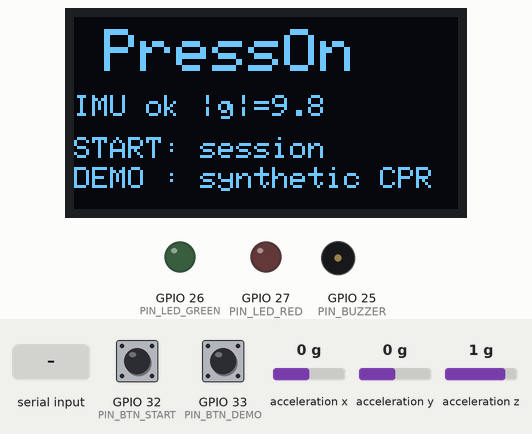
A sketch run on a simulated ESP32. Shown: 128×64 one-colour display, output pins drawn as LEDs (lit = HIGH), buzzer (waves = sounding). Wiring (from diagram.json): MPU-6050 motion sensor at I2C address 0x68. The test bench sets the inputs (shaded band); at power-on: GPIO 33 (PIN_BTN_DEMO) HIGH, GPIO 32 (PIN_BTN_START) HIGH, acceleration x 0 g, acceleration y 0 g, acceleration z 1 g. What the sketch prints to the serial monitor is not drawn.

Above: at 1.2 s.
1.3 s: GPIO 33 (PIN_BTN_DEMO) pulled LOW for 0.15 s
At 1.72 s:
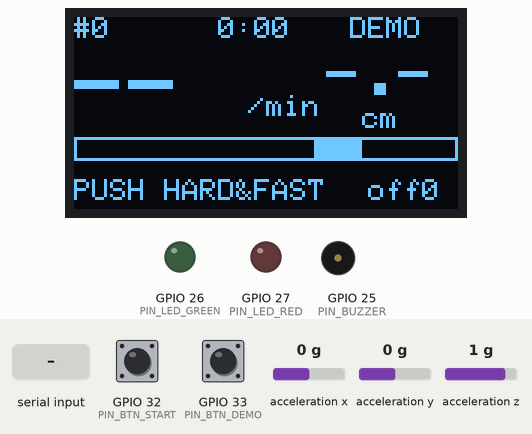
2.0 s: GPIO 32 (PIN_BTN_START) pulled LOW for 0.15 s
At 3.2 s:
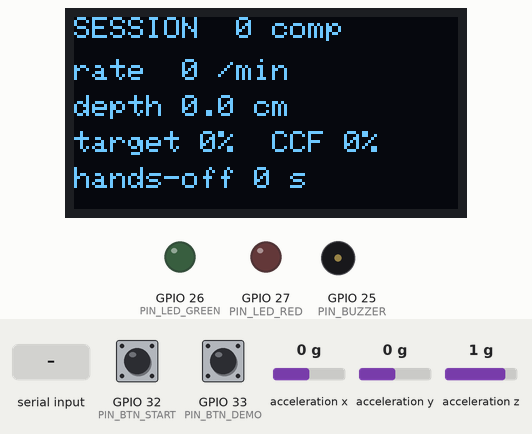
3.6 s: "d" received over Serial
At 5.1 s:
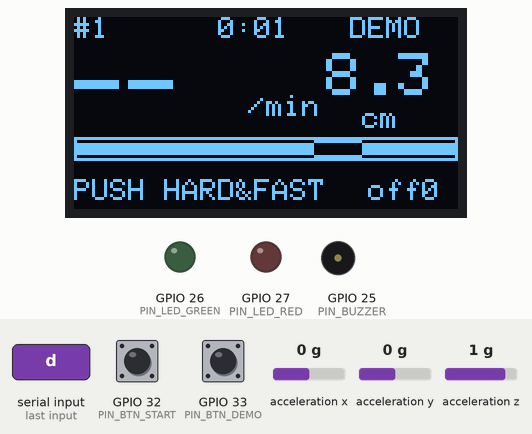
5.6 s: GPIO 32 (PIN_BTN_START) pulled LOW for 1 s
At 6.9 s:
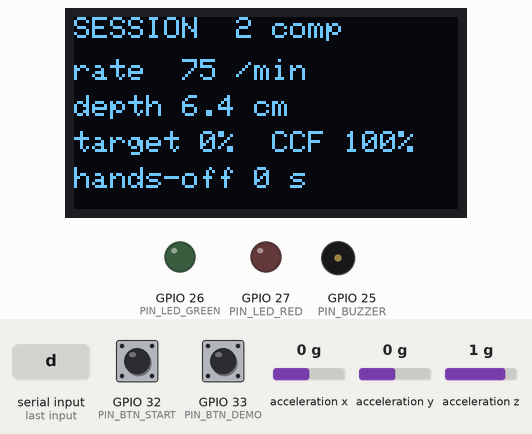
8.1 s: GPIO 33 (PIN_BTN_DEMO) pulled LOW for 1 s
At 11.8 s:
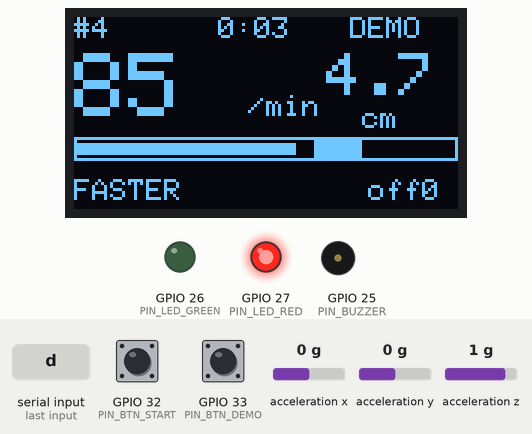
12.6 s: GPIO 32 (PIN_BTN_START) driven LOW and GPIO 33 (PIN_BTN_DEMO) driven LOW
At 17.5 s:
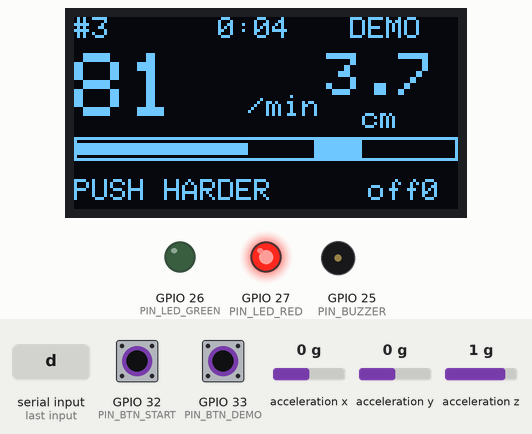
Timing chart, 0 to 29.9 s (numbered marks = the images above; inputs shaded):
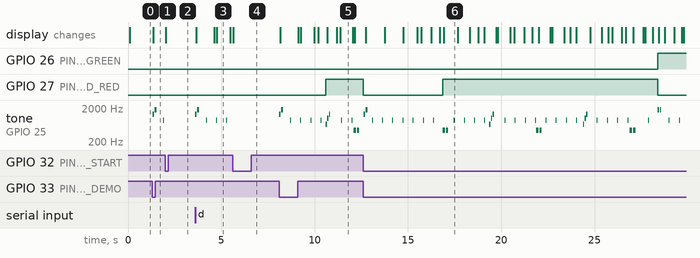

The sketch:

presson-trainer.ino
```cpp
/*
 * PressOn trainer — ESP32 + MPU6050 + OLED + buzzer + 2 LEDs + 2 buttons.
 * The same compression estimator as the phone app (estimator.h), running as a
 * cheap clip-on feedback puck for CPR drills / AED cabinets.
 *
 * Runs unmodified in the Wokwi simulator (diagram.json next to this file):
 *   START button (green) : start / stop a session
 *   DEMO button  (blue)  : feed synthetic compressions (no need to shake the IMU)
 *   Serial 115200        : boot self-test, then one JSON line per compression
 *
 * Wiring (ESP32 DevKit C V4): SDA=21 SCL=22 (MPU6050 0x68 + SSD1306 0x3C),
 *   buzzer=25, green LED=26, red LED=27, START=32, DEMO=33 (buttons to GND).
 */
#include <Wire.h>
#include <Adafruit_GFX.h>
#include <Adafruit_SSD1306.h>
#include "estimator.h"
#include "trainer_types.h"

#define PIN_SDA 21
#define PIN_SCL 22
#define PIN_BUZZER 25
#define PIN_LED_GREEN 26
#define PIN_LED_RED 27
#define PIN_BTN_START 32
#define PIN_BTN_DEMO 33
#define MPU_ADDR 0x68
#define SAMPLE_HZ 100
#define G 9.80665f

Adafruit_SSD1306 display(128, 64, &Wire, -1, 400000UL, 400000UL);
PressOnEstimator est;

/* ---------------- coach (port of app/coach.js, same thresholds) ------------- */
enum Cue { CUE_NONE, CUE_HARDER, CUE_SOFTER, CUE_FASTER, CUE_SLOWER, CUE_GOOD, CUE_KEEP, CUE_RESUME, CUE_HANDSOFF, CUE_SWITCH };
enum State { ST_NONE, ST_HARDER, ST_SOFTER, ST_FASTER, ST_SLOWER, ST_GOOD, ST_PAUSED };
const char *STATE_TXT[] = { "PUSH HARD&FAST", "PUSH HARDER", "A LITTLE LESS", "FASTER", "SLOWER", "GOOD", "RESUME!" };
const char *CUE_NAMES[] = { "", "harder", "softer", "faster", "slower", "good", "keep", "resume", "handsoff", "switch" };

struct Coach {
  State state = ST_NONE;
  float lastCueT = -1e9f, lastByCue[10], lastKeepT = -1e9f, lastPauseCueT = -1e9f, startT = -1, lastSwitchT = -1;
  void reset() { state = ST_NONE; lastCueT = lastKeepT = lastPauseCueT = -1e9f; startT = lastSwitchT = -1; for (int i = 0; i < 10; i++) lastByCue[i] = -1e9f; }
  Cue emit(Cue c, float now, State s) { lastCueT = now; lastByCue[c] = now; state = s; return c; }
  static Cue cueFor(State s) { switch (s) { case ST_HARDER: return CUE_HARDER; case ST_SOFTER: return CUE_SOFTER; case ST_FASTER: return CUE_FASTER; case ST_SLOWER: return CUE_SLOWER; default: return CUE_NONE; } }
  // problems in priority order, with hysteresis against the current state
  int problems(float rate, float depth, State *out) {
    int n = 0;
    if (depth < (state == ST_HARDER ? 0.05f : 0.045f)) out[n++] = ST_HARDER;
    else if (depth > (state == ST_SOFTER ? 0.06f : 0.065f)) out[n++] = ST_SOFTER;
    if (rate < (state == ST_FASTER ? 100.f : 98.f)) out[n++] = ST_FASTER;
    else if (rate > (state == ST_SLOWER ? 120.f : 122.f)) out[n++] = ST_SLOWER;
    return n;
  }
  Cue update(int count, float rate, float depth, bool paused, float sinceLast, float now) {
    if (startT < 0) { startT = now; lastSwitchT = now; }
    bool gapOk = now - lastCueT >= 1.5f;
    State prev = state;
    if (count < 3) { state = ST_NONE; return CUE_NONE; }
    if (paused) {
      if (prev != ST_PAUSED) { lastPauseCueT = -1e9f; state = ST_PAUSED; }
      if (sinceLast >= 2.0f && now - lastPauseCueT >= 5.0f && gapOk) { lastPauseCueT = now; return emit(sinceLast >= 10 ? CUE_HANDSOFF : CUE_RESUME, now, ST_PAUSED); }
      return CUE_NONE;
    }
    if (now - lastSwitchT >= 120.f && gapOk) { lastSwitchT = now; return emit(CUE_SWITCH, now, prev == ST_PAUSED ? ST_GOOD : prev); }
    State pr[2]; int n = problems(rate, depth, pr);
    State next = n ? pr[0] : ST_GOOD;
    if (next == ST_GOOD) {
      if (prev != ST_GOOD) { if (!gapOk) return CUE_NONE; lastKeepT = now; return emit(CUE_GOOD, now, ST_GOOD); }
      if (now - lastKeepT >= 30.f && gapOk) { lastKeepT = now; return emit(CUE_KEEP, now, ST_GOOD); }
      return CUE_NONE;
    }
    if (prev != next) { if (!gapOk) return CUE_NONE; return emit(cueFor(next), now, next); }
    if (now - lastCueT < 2.5f) return CUE_NONE;
    State best = ST_NONE; float bestT = 1e30f;
    for (int i = 0; i < n; i++) { float t = lastByCue[cueFor(pr[i])]; if (t < bestT) { bestT = t; best = pr[i]; } }
    if (best != ST_NONE && now - bestT >= 4.0f) return emit(cueFor(best), now, next);
    return CUE_NONE;
  }
} coach;

/* ---------------- session state ---------------------------------------------- */
bool running = false, demo = false, summaryShown = false;
unsigned long t0us = 0, lastSampleUs = 0, lastDrawMs = 0, lastMetroMs = 0, lastBeepMs = 0;
float sumDepth = 0; int nDepth = 0, inTarget = 0; float sumIv = 0; int nIv = 0; float lastCompT = -1;
float sessionEnd = 0;
int demoScriptIdx = 0;
float demoPhase = 0, demoSegStart = 0;
bool imuOk = false;
float imuG = 0;

/* ---------------- MPU6050 (raw I2C, no library) ------------------------------ */
bool mpuInit() {
  Wire.beginTransmission(MPU_ADDR); Wire.write(0x6B); Wire.write(0x00);          // wake up
  if (Wire.endTransmission() != 0) return false;
  Wire.beginTransmission(MPU_ADDR); Wire.write(0x1C); Wire.write(0x08); Wire.endTransmission();   // accel +-4 g -> 8192 LSB/g
  Wire.beginTransmission(MPU_ADDR); Wire.write(0x1A); Wire.write(0x03); Wire.endTransmission();   // DLPF 44 Hz
  return true;
}
bool mpuRead(float &gx, float &gy, float &gz) {
  Wire.beginTransmission(MPU_ADDR); Wire.write(0x3B);
  if (Wire.endTransmission(false) != 0) return false;
  if (Wire.requestFrom((uint8_t)MPU_ADDR, (uint8_t)6) != 6) return false;
  uint8_t b[6];
  for (int i = 0; i < 6; i++) b[i] = (uint8_t)Wire.read();                     // read in order (big-endian XH XL YH YL ZH ZL)
  int16_t rx = (int16_t)((b[0] << 8) | b[1]);
  int16_t ry = (int16_t)((b[2] << 8) | b[3]);
  int16_t rz = (int16_t)((b[4] << 8) | b[5]);
  const float lsbPerG = 8192.0f;
  gx = rx / lsbPerG * G; gy = ry / lsbPerG * G; gz = rz / lsbPerG * G;
  return true;
}

/* ---------------- sounds (non-blocking sequencer) & lights ------------------- */
Note seq[6]; int seqN = 0, seqI = 0; unsigned long seqNextMs = 0;
void playSeq(const Note *n, int count) { if (count > 6) count = 6; for (int i = 0; i < count; i++) seq[i] = n[i]; seqN = count; seqI = 0; seqNextMs = millis(); }
void seqService() {
  if (seqI >= seqN) return;
  unsigned long ms = millis();
  if ((long)(ms - seqNextMs) < 0) return;
  if (seq[seqI].f) { tone(PIN_BUZZER, seq[seqI].f, seq[seqI].ms); lastBeepMs = ms; }   // tone() is non-blocking on ESP32
  seqNextMs = ms + seq[seqI].ms + 20;
  seqI++;
}
void cueSound(Cue c) {
  static const Note HARDER[] = { { 440, 120 }, { 0, 10 }, { 440, 120 } };           // low double
  static const Note SOFTER[] = { { 660, 200 } };
  static const Note FASTER[] = { { 660, 70 }, { 990, 70 }, { 1320, 70 } };          // rising
  static const Note SLOWER[] = { { 1320, 70 }, { 990, 70 }, { 660, 70 } };          // falling
  static const Note GOOD[]   = { { 1760, 60 }, { 0, 10 }, { 1760, 60 } };           // high double
  static const Note RESUME[] = { { 330, 300 } };
  static const Note SWITCH[] = { { 880, 80 }, { 880, 80 }, { 880, 80 } };
  switch (c) {
    case CUE_HARDER: playSeq(HARDER, 3); break;
    case CUE_SOFTER: playSeq(SOFTER, 1); break;
    case CUE_FASTER: playSeq(FASTER, 3); break;
    case CUE_SLOWER: playSeq(SLOWER, 3); break;
    case CUE_GOOD: case CUE_KEEP: playSeq(GOOD, 3); break;
    case CUE_RESUME: case CUE_HANDSOFF: playSeq(RESUME, 1); break;
    case CUE_SWITCH: playSeq(SWITCH, 3); break;
    default: break;
  }
}
void leds(State s, bool blink) {
  bool good = s == ST_GOOD;
  bool bad = s == ST_HARDER || s == ST_FASTER || s == ST_SLOWER || s == ST_SOFTER;
  digitalWrite(PIN_LED_GREEN, good ? HIGH : LOW);
  digitalWrite(PIN_LED_RED, bad ? HIGH : (s == ST_PAUSED ? (blink ? HIGH : LOW) : LOW));
}

/* ---------------- display ---------------------------------------------------- */
void drawIdle() {
  display.clearDisplay();
  display.setTextColor(SSD1306_WHITE);
  display.setTextSize(2); display.setCursor(10, 4); display.print("PressOn");
  display.setTextSize(1);
  display.setCursor(0, 26); display.print(imuOk ? "IMU ok |g|=" : "IMU? |g|="); display.print(imuG, 1);
  display.setCursor(0, 40); display.print("START: session");
  display.setCursor(0, 50); display.print("DEMO : synthetic CPR");
  display.display();
}
void drawLive(float now) {
  bool paused = est.paused(now);
  float rate = est.rate(), depthCm = est.depth() * 100.0f;
  display.clearDisplay();
  display.setTextColor(SSD1306_WHITE);
  display.setTextSize(1);
  display.setCursor(0, 0); display.print("#"); display.print(est.count);
  display.setCursor(48, 0); int s = (int)now; display.print(s / 60); display.print(":"); if (s % 60 < 10) display.print("0"); display.print(s % 60);
  display.setCursor(92, 0); display.print(demo ? "DEMO" : "LIVE");
  // rate big
  display.setTextSize(3); display.setCursor(0, 12);
  if (est.rateValid() && !paused) display.print((int)(rate + 0.5f)); else display.print("--");
  display.setTextSize(1); display.setCursor(58, 26); display.print("/min");
  // depth
  display.setTextSize(2); display.setCursor(84, 12);
  if (est.count) { if (depthCm >= 10) display.print((int)(depthCm + 0.5f)); else display.print(depthCm, 1); } else display.print("-.-");
  display.setTextSize(1); display.setCursor(96, 30); display.print("cm");
  // depth bar 0..8 cm, then the 5..6 cm band inverted on top so the bar stays visible inside it
  display.drawRect(0, 40, 128, 8, SSD1306_WHITE);
  int w = (int)(depthCm / 8.0f * 126.0f); if (w < 0) w = 0; if (w > 126) w = 126;
  display.fillRect(1, 42, w, 4, SSD1306_WHITE);
  display.fillRect(80, 41, 16, 6, SSD1306_INVERSE);
  // status
  display.setTextSize(1); display.setCursor(0, 54); display.print(STATE_TXT[coach.state]);
  display.setCursor(98, 54); display.print("off"); display.print((int)est.handsOff(now));
  display.display();
}
void drawSummary() {
  display.clearDisplay();
  display.setTextColor(SSD1306_WHITE);
  display.setTextSize(1);
  display.setCursor(0, 0); display.print("SESSION  "); display.print(est.count); display.print(" comp");
  display.setCursor(0, 14); display.print("rate  "); display.print(nIv ? (int)(60.0f * nIv / sumIv + 0.5f) : 0); display.print(" /min");
  display.setCursor(0, 26); display.print("depth "); display.print(nDepth ? sumDepth / nDepth * 100 : 0, 1); display.print(" cm");
  display.setCursor(0, 38); display.print("target "); display.print(nDepth ? inTarget * 100 / nDepth : 0); display.print("%  CCF "); display.print((int)(est.ccf(sessionEnd) * 100)); display.print("%");
  display.setCursor(0, 50); display.print("hands-off "); display.print((int)est.handsOff(sessionEnd)); display.print(" s");
  display.display();
}

/* ---------------- demo script (synthetic compressions) ----------------------- */
const DemoSeg DEMO_SCRIPT[] = {
  { 84, 0.034f, 12, false },    // slow & shallow  -> PUSH HARDER / FASTER
  { 108, 0.052f, 16, false },   // corrected       -> GOOD
  { 0, 0, 6, true },            // hands off       -> RESUME
  { 128, 0.066f, 12, false },   // too fast/deep   -> SLOWER / A LITTLE LESS
  { 112, 0.055f, 14, false }    // good to the end (60 s total)
};
const int DEMO_N = sizeof(DEMO_SCRIPT) / sizeof(DEMO_SCRIPT[0]);
PressOnSynth demoRng(42);

// analytic second derivative of PressOnSynth::cycleShape (m/s^2) at phase u, period T
float cycleAccel(float u, float depth, float duty, float hold, float T) {
  float active = 1.0f - hold;
  if (u >= active) return 0.0f;
  float w = u / active;
  if (w < duty) { float k = PRESSON_PI / (active * duty); return -depth * 0.5f * k * k * cosf(k * u) / (T * T); }
  float k2 = PRESSON_PI / (active * (1.0f - duty));
  return depth * 0.5f * k2 * k2 * cosf(k2 * (u - duty * active)) / (T * T);
}

// gravity-including vertical acceleration for the scripted demo; segments switch
// only when a cycle completes, so the track stays continuous
bool demoSample(float t, float dt, float &gz) {
  if (demoScriptIdx >= DEMO_N) return false;
  const DemoSeg *seg = &DEMO_SCRIPT[demoScriptIdx];
  float a = 0;
  if (seg->pause) {
    if (t - demoSegStart >= seg->seconds) { demoScriptIdx++; demoSegStart = t; demoPhase = 0; }
  } else {
    float T = 60.0f / seg->rate;
    a = cycleAccel(demoPhase, seg->depth, 0.45f, 0.0f, T);
    demoPhase += dt / T;
    if (demoPhase >= 1) {
      demoPhase -= 1;
      if (t - demoSegStart >= seg->seconds) { demoScriptIdx++; demoSegStart = t; demoPhase = 0; }
    }
  }
  if (demoScriptIdx >= DEMO_N) return false;
  gz = G + a + demoRng.gauss() * 0.12f;
  return true;
}

/* ---------------- session control -------------------------------------------- */
void startSession(bool isDemo) {
  est.reset(); coach.reset();
  running = true; demo = isDemo; summaryShown = false;
  t0us = micros(); lastSampleUs = t0us;
  sumDepth = 0; nDepth = 0; inTarget = 0; sumIv = 0; nIv = 0; lastCompT = -1;
  demoScriptIdx = 0; demoSegStart = 0; demoPhase = 0;
  Serial.print("{\"type\":\"start\",\"demo\":"); Serial.print(isDemo ? "true" : "false"); Serial.println("}");
  static const Note START[] = { { 1320, 80 }, { 1760, 120 } };
  playSeq(START, 2);
}
void stopSession() {
  running = false;
  sessionEnd = (micros() - t0us) / 1e6f;
  seqN = 0; noTone(PIN_BUZZER);
  digitalWrite(PIN_LED_GREEN, LOW); digitalWrite(PIN_LED_RED, LOW);
  Serial.print("{\"type\":\"end\",\"count\":"); Serial.print(est.count);
  Serial.print(",\"rate\":"); Serial.print(nIv ? 60.0f * nIv / sumIv : 0, 1);
  Serial.print(",\"depth_cm\":"); Serial.print(nDepth ? sumDepth / nDepth * 100 : 0, 2);
  Serial.print(",\"in_target_pct\":"); Serial.print(nDepth ? inTarget * 100 / nDepth : 0);
  Serial.print(",\"hands_off_s\":"); Serial.print(est.handsOff(sessionEnd), 1);
  Serial.print(",\"ccf_pct\":"); Serial.print((int)(est.ccf(sessionEnd) * 100));
  Serial.println("}");
  drawSummary(); summaryShown = true;
}

/* ---------------- boot self-test --------------------------------------------- */
bool selfTest() {
  const float cases[3][2] = { { 100, 0.05f }, { 120, 0.04f }, { 80, 0.06f } };
  bool ok = true;
  for (int c = 0; c < 3; c++) {
    PressOnEstimator e; PressOnSynth rng(7 + c);
    float rate = cases[c][0], depth = cases[c][1], T = 60.0f / rate, dt = 1.0f / SAMPLE_HZ;
    float phase = 0; double sum = 0; int n = 0;
    for (int i = 0; i < 12 * SAMPLE_HZ; i++) {
      float t = i * dt;
      float a = cycleAccel(phase, depth, 0.5f, 0.0f, T);
      phase += dt / T; if (phase >= 1) phase -= 1;
      float gz = G + a + rng.gauss() * 0.1f;
      if (e.push(0, 0, 0, false, 0, 0, gz, t) && t > 3) { sum += e.last.depth; n++; }
    }
    float d = n ? (float)(sum / n) : 0, r = e.rate();
    bool pass = fabsf(d - depth) / depth < 0.10f && fabsf(r - rate) < 3;
    ok = ok && pass;
    Serial.print("SELFTEST "); Serial.print((int)rate); Serial.print("/min "); Serial.print(depth * 100, 1); Serial.print("cm -> ");
    Serial.print(r, 1); Serial.print("/min "); Serial.print(d * 100, 2); Serial.print("cm "); Serial.println(pass ? "PASS" : "FAIL");
  }
  Serial.println(ok ? "SELFTEST PASS" : "SELFTEST FAIL");
  return ok;
}

/* ---------------- Arduino ----------------------------------------------------- */
bool btnStartPrev = true, btnDemoPrev = true;
unsigned long btnMs = 0;

void setup() {
  Serial.begin(115200);
  pinMode(PIN_BUZZER, OUTPUT); pinMode(PIN_LED_GREEN, OUTPUT); pinMode(PIN_LED_RED, OUTPUT);
  pinMode(PIN_BTN_START, INPUT_PULLUP); pinMode(PIN_BTN_DEMO, INPUT_PULLUP);
  Wire.begin(PIN_SDA, PIN_SCL);
  Wire.setClock(400000);
  display.begin(SSD1306_SWITCHCAPVCC, 0x3C, true, false);
  imuOk = mpuInit();
  delay(20);
  { float gx, gy, gz; if (imuOk && mpuRead(gx, gy, gz)) imuG = sqrtf(gx * gx + gy * gy + gz * gz); }
  Serial.println("PressOn trainer v1.0");
  Serial.print("IMU |g| = "); Serial.println(imuG, 2);          // expect about 9.81 at rest
  selfTest();
  drawIdle();
}

void loop() {
  unsigned long ms = millis();
  seqService();
  // ---- buttons: any edge (press or release bounce) restarts a 200 ms quiet time
  bool bs = digitalRead(PIN_BTN_START), bd = digitalRead(PIN_BTN_DEMO);
  if (bs != btnStartPrev || bd != btnDemoPrev) {
    if (ms - btnMs > 200) {
      if (!bs && btnStartPrev) { if (running) stopSession(); else startSession(false); }
      if (!bd && btnDemoPrev) { if (running) stopSession(); else startSession(true); }
    }
    btnMs = ms;
  }
  btnStartPrev = bs; btnDemoPrev = bd;
  if (Serial.available()) { char c = Serial.read(); if (c == 'd' && !running) startSession(true); else if (c == 's') { if (running) stopSession(); else startSession(false); } }

  if (!running) { if (!summaryShown) drawIdle(); delay(20); return; }

  // ---- sample at SAMPLE_HZ
  unsigned long us = micros();
  if (us - lastSampleUs < 1000000UL / SAMPLE_HZ) return;
  float dt = (us - lastSampleUs) / 1e6f;
  lastSampleUs = us;
  float now = (us - t0us) / 1e6f;
  float gx = 0, gy = 0, gz = G;
  if (demo) { if (!demoSample(now, dt, gz)) { stopSession(); return; } }
  else if (!mpuRead(gx, gy, gz)) { gx = 0; gy = 0; gz = G; }

  bool comp = est.push(0, 0, 0, false, gx, gy, gz, now);
  if (comp) {
    sumDepth += est.last.depth; nDepth++;
    bool okD = est.last.depth >= 0.05f && est.last.depth <= 0.06f, okR = true;
    if (lastCompT >= 0) { float iv = est.last.t - lastCompT; if (iv <= 1.5f) { sumIv += iv; nIv++; float r = 60.0f / iv; okR = r >= 100 && r <= 120; } }
    if (okD && okR) inTarget++;
    lastCompT = est.last.t;
    Serial.print("{\"type\":\"comp\",\"t\":"); Serial.print(est.last.t, 2);
    Serial.print(",\"count\":"); Serial.print(est.count);
    Serial.print(",\"rate\":"); Serial.print(est.rate(), 1);
    Serial.print(",\"depth_cm\":"); Serial.print(est.last.depth * 100, 2);
    Serial.print(",\"status\":\""); Serial.print(STATE_TXT[coach.state]); Serial.println("\"}");
  }

  // ---- coaching
  bool paused = est.paused(now);
  Cue cue = coach.update(est.count, est.rate(), est.depth(), paused, est.sinceLast(now), now);
  if (cue != CUE_NONE) {
    Serial.print("{\"type\":\"cue\",\"t\":"); Serial.print(now, 1); Serial.print(",\"cue\":\""); Serial.print(CUE_NAMES[cue]); Serial.println("\"}");
    cueSound(cue);
  }
  // ---- metronome 110 /min (skipped while a cue sound is playing)
  if (ms - lastMetroMs >= 545) { lastMetroMs = ms; if (seqI >= seqN && ms - lastBeepMs > 300) { tone(PIN_BUZZER, 880, 30); lastBeepMs = ms; } }
  leds(coach.state, (ms / 250) % 2 == 0);
  if (ms - lastDrawMs >= 100) { lastDrawMs = ms; drawLive(now); }
}
```

Source omitted: estimator.h (10403 bytes), trainer_types.h (465 bytes)

Measured:
- after the input at 1.3 s, tone on GPIO 25 (PIN_BUZZER): plays 1320 Hz for 0.08 s, 1760 Hz for 0.12 s, 880 Hz for 0.03 s, starting at once; the display: changes after 0.06 s (image 1)
- after the input at 2.0 s, tone on GPIO 25 (PIN_BUZZER): stops changing and stays silent; the display: changes at once (image 2)
- after the input at 3.6 s, tone on GPIO 25 (PIN_BUZZER): plays 1320 Hz for 0.08 s, 1760 Hz for 0.12 s, 880 Hz for 0.03 s, 880 Hz for 0.03 s, 880 Hz for 0.03 s, starting at once; the display: first changes after 0.05 s (image 3 shows a later state)
- after the input at 5.6 s, GPIO 27 (PIN_LED_RED): stays LOW (without the input it goes to HIGH after 0.51 s); tone on GPIO 25 (PIN_BUZZER): stops changing and stays silent; the display: changes at once (image 4)
- after the input at 8.1 s, GPIO 27 (PIN_LED_RED): LOW → HIGH after 2.5 s; tone on GPIO 25 (PIN_BUZZER): plays 1320 Hz for 0.08 s, 1760 Hz for 0.12 s, 880 Hz for 0.03 s, 880 Hz for 0.03 s, 880 Hz for 0.03 s, 880 Hz for 0.03 s … (13 notes in this stretch), starting at once; the display: first changes after 0.05 s (image 5 shows a later state)
- after the input at 12.6 s, GPIO 26 (PIN_LED_GREEN): LOW → HIGH after 15.8 s instead of 11.0 s; GPIO 27 (PIN_LED_RED): HIGH → LOW after 0.00 s instead of 11.0 s; the display: first changes after 0.14 s (image 6 shows a later state)
- what the display in image 3 shows lasts 0.7 s, from 4.8 s to 5.5 s
